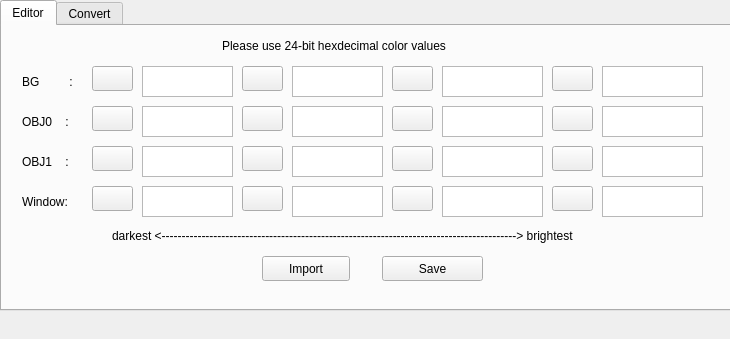
<?xml version="1.0" encoding="UTF-8"?>
<ui version="4.0">
 <class>MainWindow</class>
 <widget class="QMainWindow" name="MainWindow">
  <property name="geometry">
   <rect>
    <x>0</x>
    <y>0</y>
    <width>730</width>
    <height>339</height>
   </rect>
  </property>
  <property name="windowTitle">
   <string>Analogue Pocket GB Converter</string>
  </property>
  <widget class="QWidget" name="centralwidget">
   <widget class="QTabWidget" name="tabs">
    <property name="geometry">
     <rect>
      <x>0</x>
      <y>0</y>
      <width>731</width>
      <height>311</height>
     </rect>
    </property>
    <property name="currentIndex">
     <number>0</number>
    </property>
    <widget class="QWidget" name="tab_editor">
     <attribute name="title">
      <string>Editor</string>
     </attribute>
     <widget class="QPushButton" name="btn_import">
      <property name="geometry">
       <rect>
        <x>260</x>
        <y>230</y>
        <width>88</width>
        <height>25</height>
       </rect>
      </property>
      <property name="text">
       <string>Import</string>
      </property>
     </widget>
     <widget class="QLabel" name="lbl_obj0">
      <property name="geometry">
       <rect>
        <x>20</x>
        <y>80</y>
        <width>61</width>
        <height>31</height>
       </rect>
      </property>
      <property name="text">
       <string>OBJ0    :</string>
      </property>
     </widget>
     <widget class="QTextEdit" name="txt_window_2">
      <property name="geometry">
       <rect>
        <x>440</x>
        <y>160</y>
        <width>101</width>
        <height>31</height>
       </rect>
      </property>
     </widget>
     <widget class="QTextEdit" name="txt_window_0">
      <property name="geometry">
       <rect>
        <x>140</x>
        <y>160</y>
        <width>91</width>
        <height>31</height>
       </rect>
      </property>
     </widget>
     <widget class="QPushButton" name="btn_obj0_3">
      <property name="geometry">
       <rect>
        <x>550</x>
        <y>80</y>
        <width>41</width>
        <height>25</height>
       </rect>
      </property>
      <property name="text">
       <string/>
      </property>
     </widget>
     <widget class="QTextEdit" name="txt_bg_1">
      <property name="geometry">
       <rect>
        <x>290</x>
        <y>40</y>
        <width>91</width>
        <height>31</height>
       </rect>
      </property>
     </widget>
     <widget class="QPushButton" name="btn_window_3">
      <property name="geometry">
       <rect>
        <x>550</x>
        <y>160</y>
        <width>41</width>
        <height>25</height>
       </rect>
      </property>
      <property name="text">
       <string/>
      </property>
     </widget>
     <widget class="QPushButton" name="btn_obj1_0">
      <property name="geometry">
       <rect>
        <x>90</x>
        <y>120</y>
        <width>41</width>
        <height>25</height>
       </rect>
      </property>
      <property name="text">
       <string/>
      </property>
     </widget>
     <widget class="QPushButton" name="btn_bg_3">
      <property name="geometry">
       <rect>
        <x>550</x>
        <y>40</y>
        <width>41</width>
        <height>25</height>
       </rect>
      </property>
      <property name="text">
       <string/>
      </property>
     </widget>
     <widget class="QTextEdit" name="txt_bg_3">
      <property name="geometry">
       <rect>
        <x>600</x>
        <y>40</y>
        <width>101</width>
        <height>31</height>
       </rect>
      </property>
     </widget>
     <widget class="QTextEdit" name="txt_bg_2">
      <property name="geometry">
       <rect>
        <x>440</x>
        <y>40</y>
        <width>101</width>
        <height>31</height>
       </rect>
      </property>
     </widget>
     <widget class="QPushButton" name="btn_bg_1">
      <property name="geometry">
       <rect>
        <x>240</x>
        <y>40</y>
        <width>41</width>
        <height>25</height>
       </rect>
      </property>
      <property name="text">
       <string/>
      </property>
     </widget>
     <widget class="QPushButton" name="btn_obj1_1">
      <property name="geometry">
       <rect>
        <x>240</x>
        <y>120</y>
        <width>41</width>
        <height>25</height>
       </rect>
      </property>
      <property name="text">
       <string/>
      </property>
     </widget>
     <widget class="QPushButton" name="btn_obj1_3">
      <property name="geometry">
       <rect>
        <x>550</x>
        <y>120</y>
        <width>41</width>
        <height>25</height>
       </rect>
      </property>
      <property name="text">
       <string/>
      </property>
     </widget>
     <widget class="QPushButton" name="btn_save">
      <property name="geometry">
       <rect>
        <x>380</x>
        <y>230</y>
        <width>101</width>
        <height>25</height>
       </rect>
      </property>
      <property name="text">
       <string>Save</string>
      </property>
     </widget>
     <widget class="QTextEdit" name="txt_obj1_1">
      <property name="geometry">
       <rect>
        <x>290</x>
        <y>120</y>
        <width>91</width>
        <height>31</height>
       </rect>
      </property>
     </widget>
     <widget class="QLabel" name="lbl_window">
      <property name="geometry">
       <rect>
        <x>20</x>
        <y>160</y>
        <width>61</width>
        <height>31</height>
       </rect>
      </property>
      <property name="text">
       <string>Window:</string>
      </property>
     </widget>
     <widget class="QLabel" name="lbl_editor_tip">
      <property name="geometry">
       <rect>
        <x>220</x>
        <y>10</y>
        <width>291</width>
        <height>20</height>
       </rect>
      </property>
      <property name="text">
       <string>Please use 24-bit hexdecimal color values</string>
      </property>
     </widget>
     <widget class="QPushButton" name="btn_obj0_1">
      <property name="geometry">
       <rect>
        <x>240</x>
        <y>80</y>
        <width>41</width>
        <height>25</height>
       </rect>
      </property>
      <property name="text">
       <string/>
      </property>
     </widget>
     <widget class="QTextEdit" name="txt_obj0_1">
      <property name="geometry">
       <rect>
        <x>290</x>
        <y>80</y>
        <width>91</width>
        <height>31</height>
       </rect>
      </property>
     </widget>
     <widget class="QPushButton" name="btn_obj0_0">
      <property name="geometry">
       <rect>
        <x>90</x>
        <y>80</y>
        <width>41</width>
        <height>25</height>
       </rect>
      </property>
      <property name="text">
       <string/>
      </property>
     </widget>
     <widget class="QLabel" name="lbl_scale">
      <property name="geometry">
       <rect>
        <x>110</x>
        <y>200</y>
        <width>531</width>
        <height>20</height>
       </rect>
      </property>
      <property name="text">
       <string>darkest &lt;-----------------------------------------------------------------------------------------&gt; brightest</string>
      </property>
     </widget>
     <widget class="QTextEdit" name="txt_obj0_2">
      <property name="geometry">
       <rect>
        <x>440</x>
        <y>80</y>
        <width>101</width>
        <height>31</height>
       </rect>
      </property>
     </widget>
     <widget class="QTextEdit" name="txt_window_3">
      <property name="geometry">
       <rect>
        <x>600</x>
        <y>160</y>
        <width>101</width>
        <height>31</height>
       </rect>
      </property>
     </widget>
     <widget class="QTextEdit" name="txt_bg_0">
      <property name="geometry">
       <rect>
        <x>140</x>
        <y>40</y>
        <width>91</width>
        <height>31</height>
       </rect>
      </property>
     </widget>
     <widget class="QPushButton" name="btn_bg_2">
      <property name="geometry">
       <rect>
        <x>390</x>
        <y>40</y>
        <width>41</width>
        <height>25</height>
       </rect>
      </property>
      <property name="text">
       <string/>
      </property>
     </widget>
     <widget class="QTextEdit" name="txt_obj1_0">
      <property name="geometry">
       <rect>
        <x>140</x>
        <y>120</y>
        <width>91</width>
        <height>31</height>
       </rect>
      </property>
     </widget>
     <widget class="QLabel" name="lbl_obj1">
      <property name="geometry">
       <rect>
        <x>20</x>
        <y>120</y>
        <width>61</width>
        <height>31</height>
       </rect>
      </property>
      <property name="text">
       <string>OBJ1    :</string>
      </property>
     </widget>
     <widget class="QPushButton" name="btn_window_0">
      <property name="geometry">
       <rect>
        <x>90</x>
        <y>160</y>
        <width>41</width>
        <height>25</height>
       </rect>
      </property>
      <property name="text">
       <string/>
      </property>
     </widget>
     <widget class="QPushButton" name="btn_window_1">
      <property name="geometry">
       <rect>
        <x>240</x>
        <y>160</y>
        <width>41</width>
        <height>25</height>
       </rect>
      </property>
      <property name="text">
       <string/>
      </property>
     </widget>
     <widget class="QTextEdit" name="txt_obj0_3">
      <property name="geometry">
       <rect>
        <x>600</x>
        <y>80</y>
        <width>101</width>
        <height>31</height>
       </rect>
      </property>
     </widget>
     <widget class="QPushButton" name="btn_obj1_2">
      <property name="geometry">
       <rect>
        <x>390</x>
        <y>120</y>
        <width>41</width>
        <height>25</height>
       </rect>
      </property>
      <property name="text">
       <string/>
      </property>
     </widget>
     <widget class="QPushButton" name="btn_window_2">
      <property name="geometry">
       <rect>
        <x>390</x>
        <y>160</y>
        <width>41</width>
        <height>25</height>
       </rect>
      </property>
      <property name="text">
       <string/>
      </property>
     </widget>
     <widget class="QTextEdit" name="txt_obj0_0">
      <property name="geometry">
       <rect>
        <x>140</x>
        <y>80</y>
        <width>91</width>
        <height>31</height>
       </rect>
      </property>
     </widget>
     <widget class="QTextEdit" name="txt_obj1_2">
      <property name="geometry">
       <rect>
        <x>440</x>
        <y>120</y>
        <width>101</width>
        <height>31</height>
       </rect>
      </property>
     </widget>
     <widget class="QTextEdit" name="txt_obj1_3">
      <property name="geometry">
       <rect>
        <x>600</x>
        <y>120</y>
        <width>101</width>
        <height>31</height>
       </rect>
      </property>
     </widget>
     <widget class="QPushButton" name="btn_obj0_2">
      <property name="geometry">
       <rect>
        <x>390</x>
        <y>80</y>
        <width>41</width>
        <height>25</height>
       </rect>
      </property>
      <property name="text">
       <string/>
      </property>
     </widget>
     <widget class="QPushButton" name="btn_bg_0">
      <property name="geometry">
       <rect>
        <x>90</x>
        <y>40</y>
        <width>41</width>
        <height>25</height>
       </rect>
      </property>
      <property name="text">
       <string/>
      </property>
     </widget>
     <widget class="QTextEdit" name="txt_window_1">
      <property name="geometry">
       <rect>
        <x>290</x>
        <y>160</y>
        <width>91</width>
        <height>31</height>
       </rect>
      </property>
     </widget>
     <widget class="QLabel" name="lbl_bg">
      <property name="geometry">
       <rect>
        <x>20</x>
        <y>40</y>
        <width>61</width>
        <height>31</height>
       </rect>
      </property>
      <property name="text">
       <string>BG         :</string>
      </property>
     </widget>
    </widget>
    <widget class="QWidget" name="tab_converter">
     <attribute name="title">
      <string>Convert</string>
     </attribute>
     <widget class="QTextEdit" name="txt_convert_load">
      <property name="geometry">
       <rect>
        <x>120</x>
        <y>120</y>
        <width>471</width>
        <height>31</height>
       </rect>
      </property>
     </widget>
     <widget class="QLabel" name="lbl_convert_title">
      <property name="geometry">
       <rect>
        <x>280</x>
        <y>30</y>
        <width>151</width>
        <height>20</height>
       </rect>
      </property>
      <property name="font">
       <font>
        <pointsize>16</pointsize>
       </font>
      </property>
      <property name="text">
       <string>Convert Palette</string>
      </property>
     </widget>
     <widget class="QLabel" name="lbl_load">
      <property name="geometry">
       <rect>
        <x>50</x>
        <y>120</y>
        <width>61</width>
        <height>20</height>
       </rect>
      </property>
      <property name="font">
       <font>
        <pointsize>13</pointsize>
       </font>
      </property>
      <property name="text">
       <string>Source:</string>
      </property>
     </widget>
     <widget class="QLabel" name="lbl_type">
      <property name="geometry">
       <rect>
        <x>40</x>
        <y>80</y>
        <width>81</width>
        <height>21</height>
       </rect>
      </property>
      <property name="font">
       <font>
        <pointsize>13</pointsize>
       </font>
      </property>
      <property name="text">
       <string>FIle Type:</string>
      </property>
     </widget>
     <widget class="QPushButton" name="btn_get_load">
      <property name="geometry">
       <rect>
        <x>600</x>
        <y>120</y>
        <width>41</width>
        <height>25</height>
       </rect>
      </property>
      <property name="text">
       <string>...</string>
      </property>
     </widget>
     <widget class="QPushButton" name="btn_convert_save">
      <property name="geometry">
       <rect>
        <x>360</x>
        <y>230</y>
        <width>88</width>
        <height>25</height>
       </rect>
      </property>
      <property name="text">
       <string>Save</string>
      </property>
     </widget>
     <widget class="QPushButton" name="btn_convert_reset">
      <property name="geometry">
       <rect>
        <x>250</x>
        <y>230</y>
        <width>88</width>
        <height>25</height>
       </rect>
      </property>
      <property name="text">
       <string>Reset</string>
      </property>
     </widget>
     <widget class="QTextEdit" name="txt_convert_save">
      <property name="geometry">
       <rect>
        <x>120</x>
        <y>170</y>
        <width>471</width>
        <height>31</height>
       </rect>
      </property>
     </widget>
     <widget class="QLabel" name="lbl_save">
      <property name="geometry">
       <rect>
        <x>20</x>
        <y>170</y>
        <width>91</width>
        <height>20</height>
       </rect>
      </property>
      <property name="font">
       <font>
        <pointsize>13</pointsize>
       </font>
      </property>
      <property name="text">
       <string>Destination:</string>
      </property>
     </widget>
     <widget class="QPushButton" name="btn_get_save">
      <property name="geometry">
       <rect>
        <x>600</x>
        <y>170</y>
        <width>41</width>
        <height>30</height>
       </rect>
      </property>
      <property name="text">
       <string>...</string>
      </property>
     </widget>
     <widget class="QRadioButton" name="r_csv">
      <property name="geometry">
       <rect>
        <x>130</x>
        <y>80</y>
        <width>61</width>
        <height>23</height>
       </rect>
      </property>
      <property name="text">
       <string>CSV</string>
      </property>
     </widget>
     <widget class="QRadioButton" name="r_jasc">
      <property name="geometry">
       <rect>
        <x>190</x>
        <y>80</y>
        <width>101</width>
        <height>23</height>
       </rect>
      </property>
      <property name="text">
       <string>PAL(JASC)</string>
      </property>
     </widget>
    </widget>
   </widget>
  </widget>
 </widget>
 <resources/>
 <connections/>
</ui>
